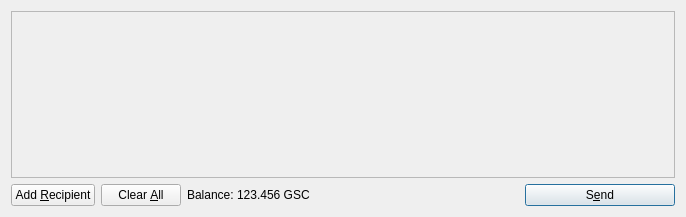
<?xml version="1.0" encoding="UTF-8"?>
<ui version="4.0">
 <class>SendCoinsDialog</class>
 <widget class="QDialog" name="SendCoinsDialog">
  <property name="geometry">
   <rect>
    <x>0</x>
    <y>0</y>
    <width>686</width>
    <height>217</height>
   </rect>
  </property>
  <property name="windowTitle">
   <string>Send Coins</string>
  </property>
  <layout class="QVBoxLayout" name="verticalLayout">
   <item>
    <widget class="QScrollArea" name="scrollArea">
     <property name="widgetResizable">
      <bool>true</bool>
     </property>
     <widget class="QWidget" name="scrollAreaWidgetContents">
      <property name="geometry">
       <rect>
        <x>0</x>
        <y>0</y>
        <width>666</width>
        <height>165</height>
       </rect>
      </property>
      <layout class="QVBoxLayout" name="verticalLayout_2">
       <property name="margin">
        <number>0</number>
       </property>
       <item>
        <layout class="QVBoxLayout" name="entries">
         <property name="spacing">
          <number>6</number>
         </property>
        </layout>
       </item>
       <item>
        <spacer name="verticalSpacer">
         <property name="orientation">
          <enum>Qt::Vertical</enum>
         </property>
         <property name="sizeHint" stdset="0">
          <size>
           <width>20</width>
           <height>40</height>
          </size>
         </property>
        </spacer>
       </item>
      </layout>
     </widget>
    </widget>
   </item>
   <item>
    <layout class="QHBoxLayout" name="horizontalLayout">
     <item>
      <widget class="QPushButton" name="addButton">
       <property name="toolTip">
        <string>Send to multiple recipients at once</string>
       </property>
       <property name="text">
        <string>Add &amp;Recipient</string>
       </property>
       <property name="icon">
        <iconset resource="../bitcoin.qrc">
         <normaloff>:/icons/add</normaloff>:/icons/add</iconset>
       </property>
       <property name="autoDefault">
        <bool>false</bool>
       </property>
      </widget>
     </item>
     <item>
      <widget class="QPushButton" name="clearButton">
       <property name="sizePolicy">
        <sizepolicy hsizetype="Minimum" vsizetype="Fixed">
         <horstretch>0</horstretch>
         <verstretch>0</verstretch>
        </sizepolicy>
       </property>
       <property name="toolTip">
        <string>Remove all transaction fields</string>
       </property>
       <property name="text">
        <string>Clear &amp;All</string>
       </property>
       <property name="icon">
        <iconset resource="../bitcoin.qrc">
         <normaloff>:/icons/remove</normaloff>:/icons/remove</iconset>
       </property>
       <property name="autoRepeatDelay">
        <number>300</number>
       </property>
       <property name="autoDefault">
        <bool>false</bool>
       </property>
      </widget>
     </item>
     <item>
      <layout class="QHBoxLayout" name="horizontalLayout_2">
       <property name="spacing">
        <number>3</number>
       </property>
       <item>
        <widget class="QLabel" name="label">
         <property name="text">
          <string>Balance:</string>
         </property>
        </widget>
       </item>
       <item>
        <widget class="QLabel" name="labelBalance">
         <property name="cursor">
          <cursorShape>IBeamCursor</cursorShape>
         </property>
         <property name="text">
          <string>123.456 GSC</string>
         </property>
         <property name="textInteractionFlags">
          <set>Qt::LinksAccessibleByMouse|Qt::TextSelectableByKeyboard|Qt::TextSelectableByMouse</set>
         </property>
        </widget>
       </item>
      </layout>
     </item>
     <item>
      <spacer name="horizontalSpacer">
       <property name="orientation">
        <enum>Qt::Horizontal</enum>
       </property>
       <property name="sizeHint" stdset="0">
        <size>
         <width>40</width>
         <height>20</height>
        </size>
       </property>
      </spacer>
     </item>
     <item>
      <widget class="QPushButton" name="sendButton">
       <property name="minimumSize">
        <size>
         <width>150</width>
         <height>0</height>
        </size>
       </property>
       <property name="toolTip">
        <string>Confirm the send action</string>
       </property>
       <property name="text">
        <string>S&amp;end</string>
       </property>
       <property name="icon">
        <iconset resource="../bitcoin.qrc">
         <normaloff>:/icons/send</normaloff>:/icons/send</iconset>
       </property>
       <property name="default">
        <bool>true</bool>
       </property>
      </widget>
     </item>
    </layout>
   </item>
  </layout>
 </widget>
 <resources>
  <include location="../bitcoin.qrc"/>
 </resources>
 <connections/>
</ui>
